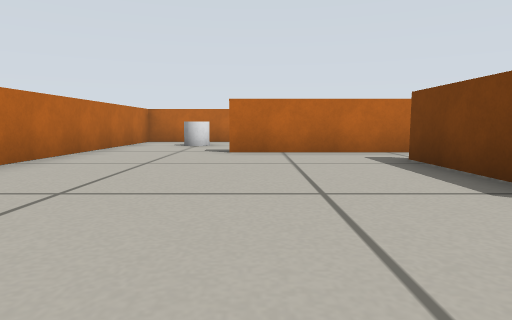
view 1 (above)

17 first-person views from a walk through a robot-simulator world made for Gazebo. The camera is 0.26 m above the floor, tilts 6° down and sees 75° across. The floor is counted in squares, 0.5 m on a side. Each view is taken from the middle of a square. On the plan, view 1 faces up. The plan holds only what a view shows up to about 9 squares ahead; the rest is blank.

view 2
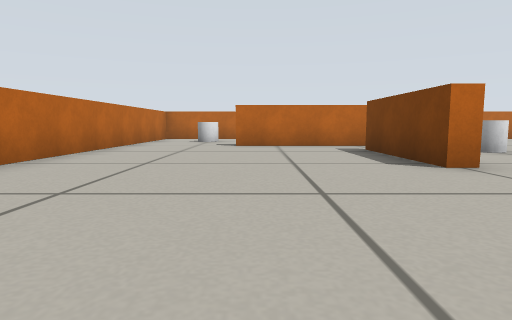

view 3
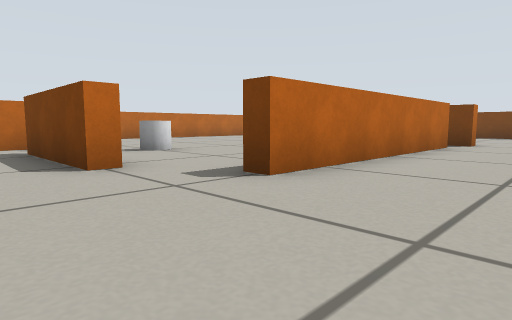

view 4
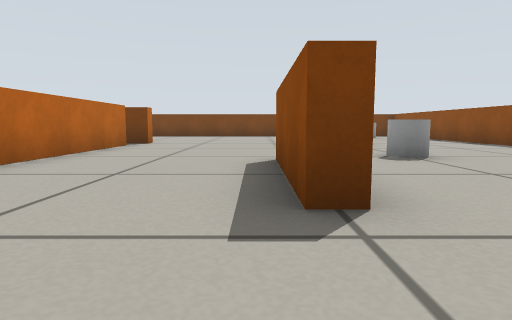

view 5
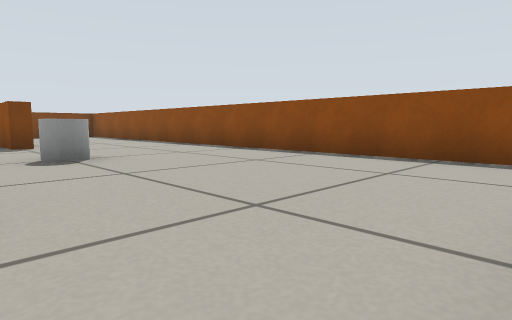

view 6
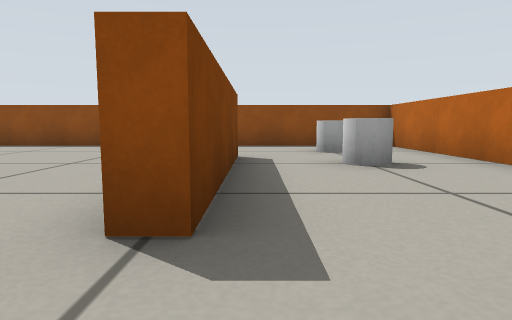

view 7
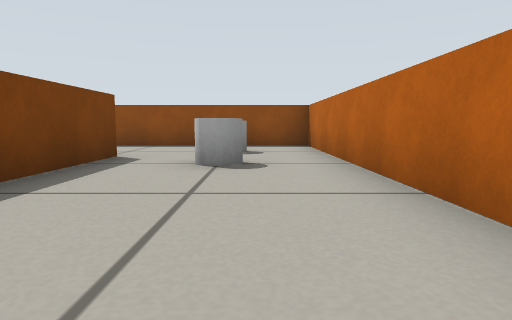

view 8
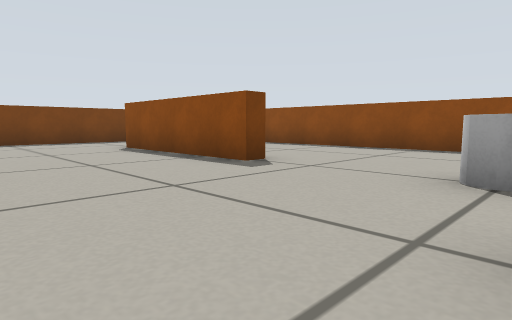

view 9
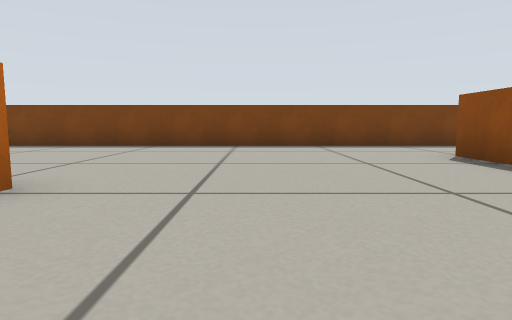

view 10
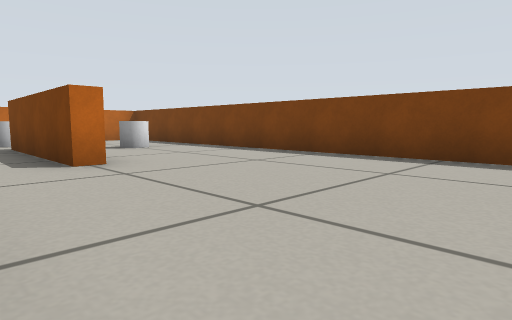

view 11
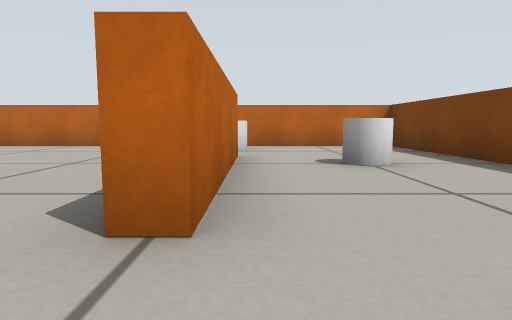

view 12
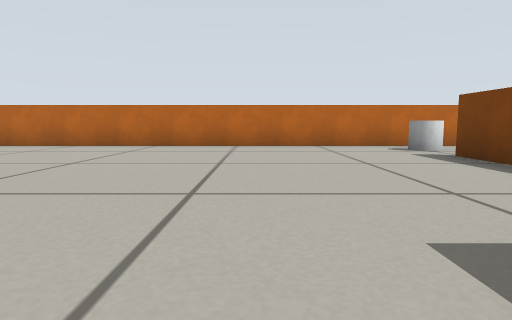

view 13
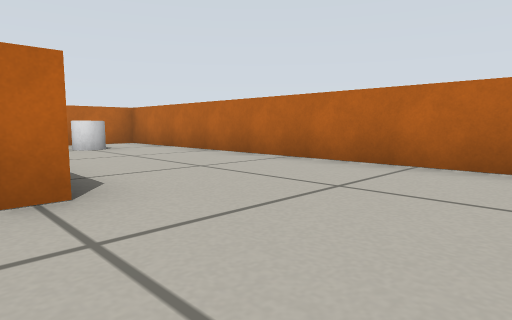

view 14
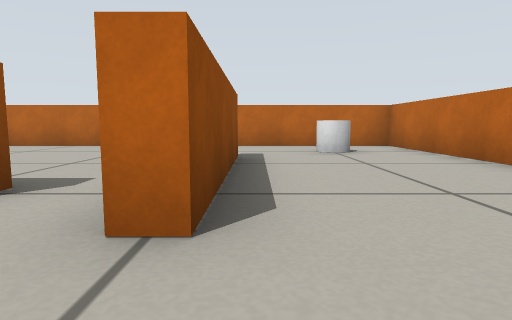

view 15
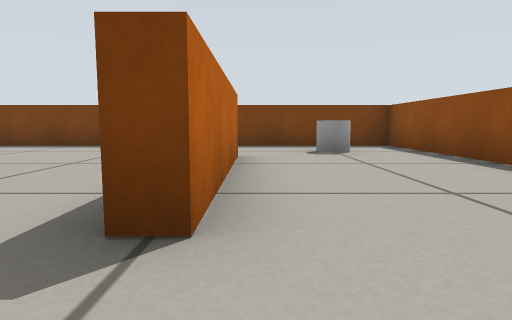

view 16
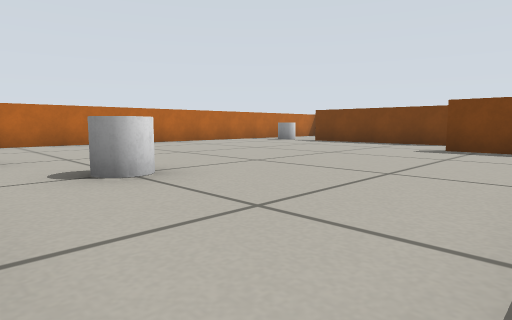

view 17
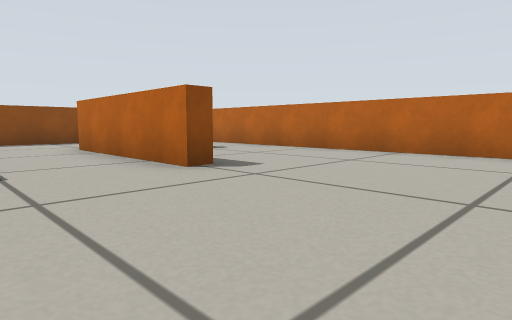

### Floor plan
Points are (right, up) in squares from view 1. A wall is a line through its corners. A room is listed if a view was taken in it or the views show most of it. See-through windows are left out.
Room 1 (views 1, 2, 3, 4, 5, 6, 7, 8, 9, 10, 11, 12, 13, 14, 15, 16, 17)
walls: (9.6, 0.3) (3.5, 0.3) (3.5, 0.8); (10.8, 0) (10.3, 0) (10.3, 3); (2.8, 2) (2.3, 2) (2.3, 5); (3, -3.8) (3, -3.3) (5.9, -3.3); (3, 6.3) (-0.5, 6.3); (13.4, -5.7) (9.5, -5.7) (9.5, -5.3) (13.5, -5.3); (0.3, -6.5) (0.3, -2.5) (0.7, -2.5) (0.7, -6.5); (12.7, 7.4) (12.7, 3.5) (12.3, 3.5) (12.3, 7.5); (-0.4, 6.7) (3.5, 6.7) (3.5, 6.2); (16.3, -9.3) (16.3, 10.3) (-3.3, 10.3) (-3.3, -9.3) (16.3, -9.3)
objects: white cylinder (-2, -8) to (-1, -7); white cylinder (-2, -6) to (-1, -5); white cylinder (-2, 8) to (-1, 9); white cylinder (4, 4) to (5, 5); white cylinder (6, -6) to (7, -5); white cylinder (12, 9) to (13, 9); white cylinder (14, -8) to (15, -7); white cylinder (14, 6) to (15, 7)

Positions as (right, up) in squares from view 1, and headings:
1: (0, 0), facing up
2: (0, -2), facing up
3: (1, -2), facing up-right
4: (1, -3), facing right
5: (1, -4), facing down-right
6: (0, -1), facing down
7: (-2, -1), facing down
8: (6, -2), facing down-right
9: (8, -2), facing right
10: (11, -1), facing up-right
11: (13, 2), facing up
12: (9, 2), facing up
13: (6, 6), facing up-left
14: (5, 7), facing left
15: (8, -6), facing right
16: (3, 1), facing up-right
17: (3, 1), facing down-left
